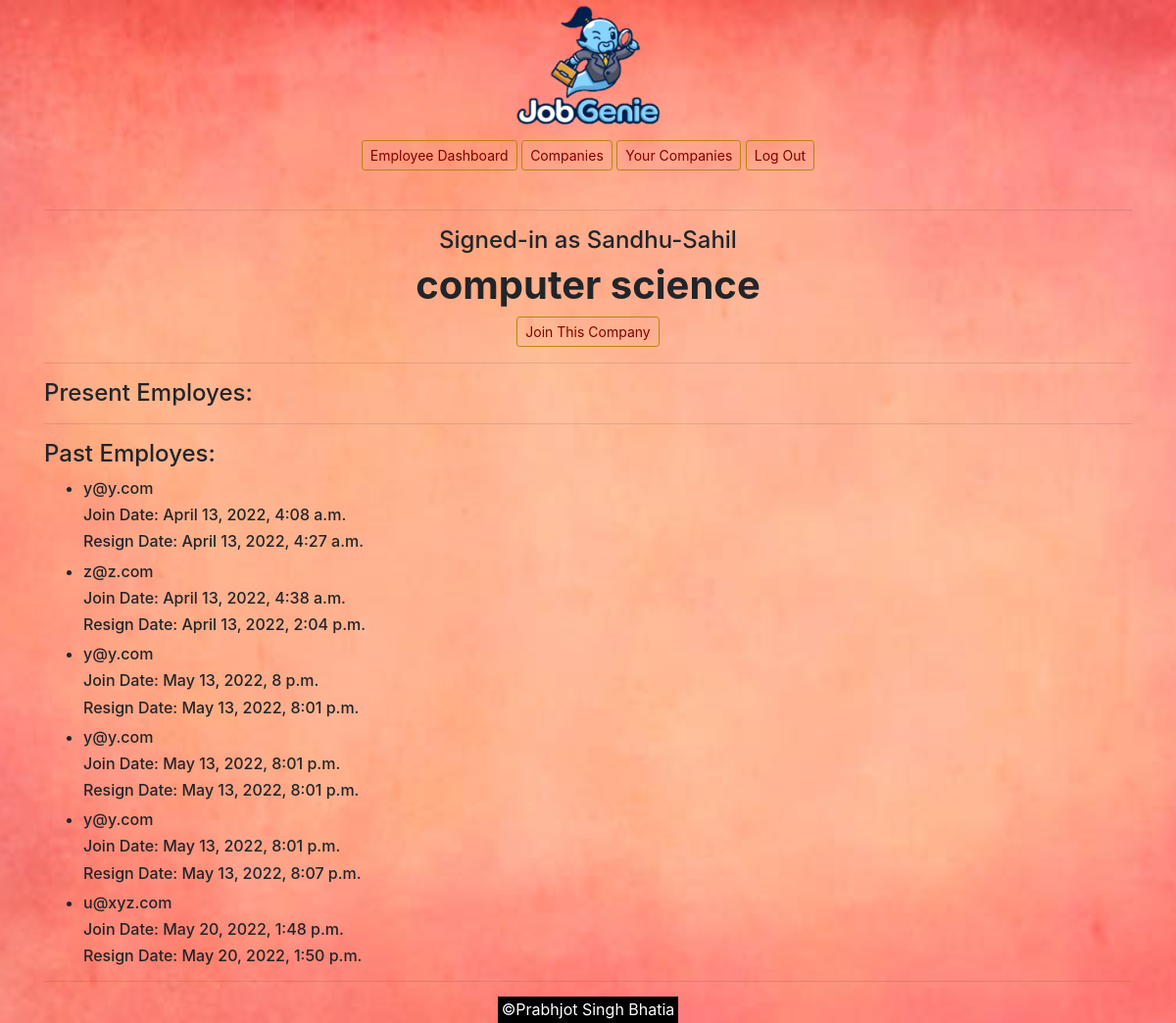
Screenshot of /company_dashboard/computer science (signed in) with the database file from the repository.
### employment/models.py (models this page shows)
class User(AbstractUser):
    pass

class Company(models.Model):
    name = models.CharField(max_length=1000)
    creator = models.ForeignKey("User", on_delete=models.PROTECT)

class History(models.Model):
    user = models.ForeignKey("User", on_delete=models.PROTECT )
    company = models.ForeignKey("Company", on_delete=models.PROTECT)
    join_date = models.DateTimeField(blank = True)
    leave_date = models.DateTimeField(auto_now_add = True)

### employment/views.py (the view)
# urls.py: path("company_dashboard/<str:id>", views.company_dashboard, name="company_dashboard"),
@login_required
def company_dashboard(request, id):
    comp = Company.objects.get(name = id)
    his  = History.objects.filter(company = Company.objects.get(name = id))
    emp = Employee.objects.filter(company = Company.objects.get(name = id))
    if Employee.objects.filter(user = request.user):
        emp2 = Employee.objects.get(user = request.user)
    else:
        emp2=None
    content = {
        'history' : his,
        'employee' : emp,
        'company' : comp,
        'employ':emp2
    }
    print(comp)
    return render(request, "employment/company_dashboard.html", content)

### employment/templates/employment/company_dashboard.html (shortened to what this page needs)
{% extends "employment/layout.html" %}
{% load static %}
{% block body %}
<div style="text-align:center;">
    <img src="/static/employment/logo.png" alt="logo" width="150px">
    <br>
    <a class="btn btn-sm btn-outline-primary" href="{% url 'employee' %}">Employee Dashboard</a>
    <a class="btn btn-sm btn-outline-primary" href="{% url 'company' %}">Companies</a>
    <a class="btn btn-sm btn-outline-primary" href="{% url 'your_company' %}">Your Companies</a>
    <a class="btn btn-sm btn-outline-primary" href="{% url 'logout' %}">Log Out</a>
    </div>
    <br>
    <hr>
    <h4 style="text-align: center;">Signed-in as {{ request.user }}</h4>
    <div style="text-align: center;">
        <h1 style="text-align: center;"><b>{{company.name}}</b></h1>
        {% if company.creator != request.user and employ.company != company %}
            <a class="btn btn-sm btn-outline-primary" href="{% url 'join_company' id=company.name %}">Join This Company</a>
        {% endif %}
    </div>
    <hr>
    <div>
        <h4>Present Employes:</h4>
    </div>
    <hr>
    <div>
        <h4>Past Employes:</h4>
        <ul>
        {% for employ in history %}
        <li>
            <h6>{{employ.user}}</h6>
            <h6>Join Date: {{employ.join_date}}</h6>
            <h6>Resign Date: {{employ.leave_date}}</h6>
        </li>
        {% endfor %}
        </ul>
    </div>
    <hr>
{% endblock %}

### employment/static/employment/styles.css (style rules this page uses)
body { background: fixed; background-image: url(/static/employment/bg.jpg); background-repeat: no-repeat; background-position: center; background-size: cover; }
.btn-outline-primary { color: maroon; border-color: darkgoldenrod; }

### rows the page displays
User: user "Sandhu-Sahil"
Company: name "computer science"
History: user "y@y.com", join_date "April 13, 2022, 4:08 a.m.", leave_date "April 13, 2022, 4:27 a.m."
History: user "z@z.com", join_date "April 13, 2022, 4:38 a.m.", leave_date "April 13, 2022, 2:04 p.m."
History: user "y@y.com", join_date "May 13, 2022, 8 p.m.", leave_date "May 13, 2022, 8:01 p.m."
History: user "y@y.com", join_date "May 13, 2022, 8:01 p.m.", leave_date "May 13, 2022, 8:01 p.m."
History: user "y@y.com", join_date "May 13, 2022, 8:01 p.m.", leave_date "May 13, 2022, 8:07 p.m."
History: user "u@xyz.com", join_date "May 20, 2022, 1:48 p.m.", leave_date "May 20, 2022, 1:50 p.m."
